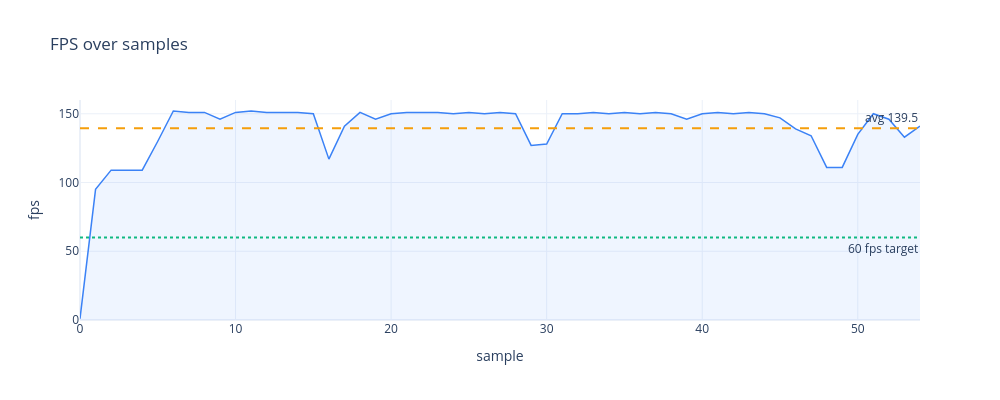

The cell this chart's notebook holds for it:
### Markdown cell above
## 1 — FPS

### Code cell
avg_fps = df['time/fps'].mean()

fig = go.Figure()
fig.add_trace(go.Scatter(
    x=SAMPLES, y=df['time/fps'],
    mode='lines', name='fps',
    line=dict(color='#3B82F6', width=1.5),
    fill='tozeroy', fillcolor='rgba(59,130,246,0.08)'
))
fig.add_hline(
    y=avg_fps, line_dash='dash', line_color='#F59E0B',
    annotation_text=f'avg {avg_fps:.1f}', annotation_position='top right'
)
fig.add_hline(y=60, line_dash='dot', line_color='#10B981',
              annotation_text='60 fps target', annotation_position='bottom right')
fig.update_layout(
    title='FPS over samples',
    xaxis_title='sample', yaxis_title='fps',
    template='plotly_white', width=1000, height=400
)
fig.write_image(OUT / '01_fps.png')
fig.show()

### Figure 1 — Plotly figure (JSON) as saved in the notebook; plotly's stock layout.template omitted (floating-point values rounded to 4 significant figures)
{"data": [{"fill": "tozeroy", "fillcolor": "rgba(59,130,246,0.08)", "line": {"color": "#3B82F6", "width": 1.5}, "mode": "lines", "name": "fps", "type": "scatter", "x": [0, 1, 2, 3, 4, 5, 6, 7, 8, 9, 10, 11, 12, 13, 14, 15, 16, 17, 18, 19, 20, 21, 22, 23, 24, 25, 26, 27, 28, 29, 30, 31, 32, 33, 34, 35, 36, 37, 38, 39, 40, 41, 42, 43, 44, 45, 46, 47, 48, 49, 50, 51, 52, 53, 54], "y": [1.0, 95.0, 109.0, 109.0, 109.0, 130.0, 152.0, 151.0, 151.0, 146.0, 151.0, 152.0, 151.0, 151.0, 151.0, 150.0, 117.0, 141.0, 151.0, 146.0, 150.0, 151.0, 151.0, 151.0, 150.0, 151.0, 150.0, 151.0, 150.0, 127.0, 128.0, 150.0, 150.0, 151.0, 150.0, 151.0, 150.0, 151.0, 150.0, 146.0, 150.0, 151.0, 150.0, 151.0, 150.0, 147.0, 139.0, 134.0, 111.0, 111.0, 135.0, 150.0, 146.0, 133.0, 141.0]}], "layout": {"annotations": [{"showarrow": false, "text": "avg 139.5", "x": 1, "xanchor": "right", "xref": "x domain", "y": 139.5, "yanchor": "bottom", "yref": "y"}, {"showarrow": false, "text": "60 fps target", "x": 1, "xanchor": "right", "xref": "x domain", "y": 60, "yanchor": "top", "yref": "y"}], "height": 400, "shapes": [{"line": {"color": "#F59E0B", "dash": "dash"}, "type": "line", "x0": 0, "x1": 1, "xref": "x domain", "y0": 139.5, "y1": 139.5, "yref": "y"}, {"line": {"color": "#10B981", "dash": "dot"}, "type": "line", "x0": 0, "x1": 1, "xref": "x domain", "y0": 60, "y1": 60, "yref": "y"}], "title": {"text": "FPS over samples"}, "width": 1000, "xaxis": {"title": {"text": "sample"}}, "yaxis": {"title": {"text": "fps"}}}}
